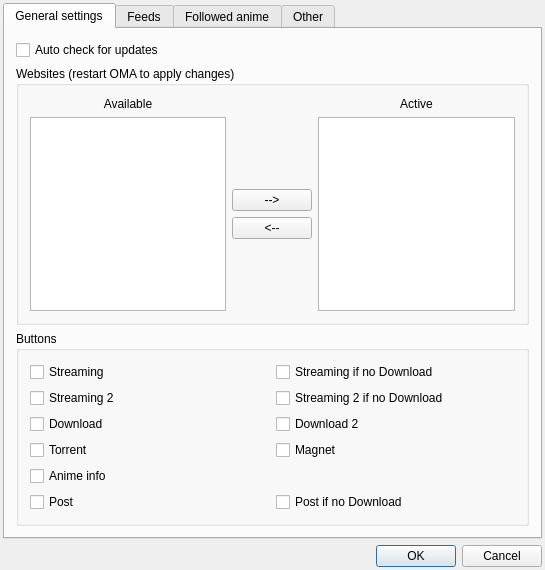
<?xml version="1.0" encoding="UTF-8"?>
<ui version="4.0">
 <class>PrefWindow</class>
 <widget class="QDialog" name="PrefWindow">
  <property name="windowModality">
   <enum>Qt::ApplicationModal</enum>
  </property>
  <property name="geometry">
   <rect>
    <x>0</x>
    <y>0</y>
    <width>545</width>
    <height>518</height>
   </rect>
  </property>
  <property name="windowTitle">
   <string>Preferences</string>
  </property>
  <property name="windowIcon">
   <iconset resource="../MainWindow.qrc">
    <normaloff>:/MainWindow/resources/icon.ico</normaloff>:/MainWindow/resources/icon.ico</iconset>
  </property>
  <layout class="QVBoxLayout" name="verticalLayout_6">
   <property name="leftMargin">
    <number>3</number>
   </property>
   <property name="topMargin">
    <number>3</number>
   </property>
   <property name="rightMargin">
    <number>3</number>
   </property>
   <property name="bottomMargin">
    <number>3</number>
   </property>
   <item>
    <widget class="QTabWidget" name="tabWidget">
     <property name="currentIndex">
      <number>0</number>
     </property>
     <widget class="QWidget" name="generalTab">
      <attribute name="title">
       <string>General settings</string>
      </attribute>
      <layout class="QVBoxLayout" name="verticalLayout_2">
       <item>
        <widget class="QCheckBox" name="updateCheckBox">
         <property name="text">
          <string>Auto check for updates</string>
         </property>
        </widget>
       </item>
       <item>
        <widget class="QGroupBox" name="websitesGroupBox">
         <property name="sizePolicy">
          <sizepolicy hsizetype="Preferred" vsizetype="MinimumExpanding">
           <horstretch>0</horstretch>
           <verstretch>0</verstretch>
          </sizepolicy>
         </property>
         <property name="title">
          <string>Websites (restart OMA to apply changes)</string>
         </property>
         <layout class="QGridLayout" name="gridLayout_2">
          <item row="1" column="1">
           <layout class="QVBoxLayout" name="verticalLayout_3">
            <item>
             <spacer name="verticalSpacer">
              <property name="orientation">
               <enum>Qt::Vertical</enum>
              </property>
              <property name="sizeHint" stdset="0">
               <size>
                <width>20</width>
                <height>40</height>
               </size>
              </property>
             </spacer>
            </item>
            <item>
             <widget class="QPushButton" name="addWebsite">
              <property name="text">
               <string>--&gt;</string>
              </property>
             </widget>
            </item>
            <item>
             <widget class="QPushButton" name="removeWebsite">
              <property name="text">
               <string>&lt;--</string>
              </property>
             </widget>
            </item>
            <item>
             <spacer name="verticalSpacer_2">
              <property name="orientation">
               <enum>Qt::Vertical</enum>
              </property>
              <property name="sizeHint" stdset="0">
               <size>
                <width>20</width>
                <height>40</height>
               </size>
              </property>
             </spacer>
            </item>
           </layout>
          </item>
          <item row="0" column="2">
           <widget class="QLabel" name="label_2">
            <property name="text">
             <string>Active</string>
            </property>
            <property name="alignment">
             <set>Qt::AlignCenter</set>
            </property>
           </widget>
          </item>
          <item row="1" column="2">
           <widget class="QListWidget" name="activeWebsites">
            <property name="dragDropMode">
             <enum>QAbstractItemView::InternalMove</enum>
            </property>
           </widget>
          </item>
          <item row="1" column="0">
           <widget class="QTreeWidget" name="availableWebsites">
            <property name="selectionBehavior">
             <enum>QAbstractItemView::SelectItems</enum>
            </property>
            <property name="headerHidden">
             <bool>true</bool>
            </property>
            <column>
             <property name="text">
              <string>Websites</string>
             </property>
            </column>
           </widget>
          </item>
          <item row="0" column="0">
           <widget class="QLabel" name="label">
            <property name="text">
             <string>Available</string>
            </property>
            <property name="alignment">
             <set>Qt::AlignCenter</set>
            </property>
           </widget>
          </item>
         </layout>
        </widget>
       </item>
       <item>
        <widget class="QGroupBox" name="buttonsGroupBox">
         <property name="title">
          <string>Buttons</string>
         </property>
         <layout class="QGridLayout" name="gridLayout">
          <item row="5" column="0">
           <widget class="QCheckBox" name="animeInfo">
            <property name="text">
             <string>Anime info</string>
            </property>
           </widget>
          </item>
          <item row="6" column="0">
           <widget class="QCheckBox" name="post">
            <property name="toolTip">
             <string>Opens the page you would reach in the website.</string>
            </property>
            <property name="text">
             <string>Post</string>
            </property>
           </widget>
          </item>
          <item row="3" column="1">
           <widget class="QCheckBox" name="download2">
            <property name="toolTip">
             <string>Only some websites</string>
            </property>
            <property name="text">
             <string>Download 2</string>
            </property>
           </widget>
          </item>
          <item row="3" column="0">
           <widget class="QCheckBox" name="download">
            <property name="text">
             <string>Download</string>
            </property>
           </widget>
          </item>
          <item row="0" column="1">
           <widget class="QCheckBox" name="streamingIfNoDownload">
            <property name="styleSheet">
             <string notr="true"/>
            </property>
            <property name="text">
             <string>Streaming if no Download</string>
            </property>
           </widget>
          </item>
          <item row="0" column="0">
           <widget class="QCheckBox" name="streaming">
            <property name="text">
             <string>Streaming</string>
            </property>
           </widget>
          </item>
          <item row="2" column="1">
           <widget class="QCheckBox" name="streaming2IfNoDownload">
            <property name="toolTip">
             <string>Only some websites</string>
            </property>
            <property name="text">
             <string>Streaming 2 if no Download</string>
            </property>
           </widget>
          </item>
          <item row="6" column="1">
           <widget class="QCheckBox" name="postIfNoDownload">
            <property name="styleSheet">
             <string notr="true"/>
            </property>
            <property name="text">
             <string>Post if no Download</string>
            </property>
           </widget>
          </item>
          <item row="2" column="0">
           <widget class="QCheckBox" name="streaming2">
            <property name="toolTip">
             <string>Only some websites</string>
            </property>
            <property name="text">
             <string>Streaming 2</string>
            </property>
           </widget>
          </item>
          <item row="4" column="1">
           <widget class="QCheckBox" name="magnet">
            <property name="text">
             <string>Magnet</string>
            </property>
           </widget>
          </item>
          <item row="4" column="0">
           <widget class="QCheckBox" name="torrent">
            <property name="text">
             <string>Torrent</string>
            </property>
           </widget>
          </item>
         </layout>
        </widget>
       </item>
      </layout>
     </widget>
     <widget class="QWidget" name="feedTab">
      <attribute name="title">
       <string>Feeds</string>
      </attribute>
      <layout class="QVBoxLayout" name="verticalLayout_7">
       <item>
        <widget class="QListWidget" name="feedListWidget"/>
       </item>
       <item>
        <layout class="QHBoxLayout" name="horizontalLayout_5">
         <item>
          <widget class="QPushButton" name="addFeed">
           <property name="text">
            <string>Add feed</string>
           </property>
          </widget>
         </item>
         <item>
          <widget class="QPushButton" name="removeFeed">
           <property name="text">
            <string>Remove selected</string>
           </property>
          </widget>
         </item>
         <item>
          <spacer name="rssHorizontalSpacer">
           <property name="orientation">
            <enum>Qt::Horizontal</enum>
           </property>
           <property name="sizeHint" stdset="0">
            <size>
             <width>40</width>
             <height>20</height>
            </size>
           </property>
          </spacer>
         </item>
        </layout>
       </item>
      </layout>
     </widget>
     <widget class="QWidget" name="followedTab">
      <attribute name="title">
       <string>Followed anime</string>
      </attribute>
      <layout class="QVBoxLayout" name="verticalLayout_4">
       <item>
        <widget class="QListWidget" name="followedListWidget">
         <property name="dragDropMode">
          <enum>QAbstractItemView::InternalMove</enum>
         </property>
         <property name="selectionMode">
          <enum>QAbstractItemView::SingleSelection</enum>
         </property>
         <property name="verticalScrollMode">
          <enum>QAbstractItemView::ScrollPerPixel</enum>
         </property>
        </widget>
       </item>
       <item>
        <layout class="QHBoxLayout" name="horizontalLayout">
         <item>
          <widget class="QPushButton" name="addFollowed">
           <property name="text">
            <string>Add anime/keyword</string>
           </property>
          </widget>
         </item>
         <item>
          <widget class="QPushButton" name="removeFollowed">
           <property name="text">
            <string>Remove selected</string>
           </property>
          </widget>
         </item>
         <item>
          <spacer name="followedHorizontalSpacer">
           <property name="orientation">
            <enum>Qt::Horizontal</enum>
           </property>
           <property name="sizeHint" stdset="0">
            <size>
             <width>40</width>
             <height>20</height>
            </size>
           </property>
          </spacer>
         </item>
        </layout>
       </item>
       <item>
        <widget class="QLabel" name="label_3">
         <property name="text">
          <string>&lt;html&gt;&lt;head/&gt;&lt;body&gt;&lt;p&gt;You can add the name of an anime or a keyword (for example &lt;span style=&quot; font-style:italic;&quot;&gt;movie&lt;/span&gt; to highlight movies).&lt;/p&gt;&lt;p&gt;Names are case insensitive. Two blank spaces will be added at begging and at the end of the episode name on checking for corrispondence.&lt;/p&gt;&lt;p&gt;If &lt;span style=&quot; font-style:italic;&quot;&gt;Regex&lt;/span&gt; is not enabled, letters with accents are ignored and only these special characters are allowed:&lt;br/&gt;- _ &amp;amp; [ ]&lt;/p&gt;&lt;/body&gt;&lt;/html&gt;</string>
         </property>
         <property name="textFormat">
          <enum>Qt::RichText</enum>
         </property>
         <property name="wordWrap">
          <bool>true</bool>
         </property>
        </widget>
       </item>
      </layout>
     </widget>
     <widget class="QWidget" name="otherTab">
      <attribute name="title">
       <string>Other</string>
      </attribute>
      <layout class="QVBoxLayout" name="verticalLayout">
       <item>
        <widget class="QGroupBox" name="groupBox_3">
         <property name="title">
          <string>AniDex</string>
         </property>
         <layout class="QHBoxLayout" name="horizontalLayout_3">
          <item>
           <widget class="QLabel" name="AniDexLabel">
            <property name="text">
             <string>Search url:</string>
            </property>
           </widget>
          </item>
          <item>
           <widget class="QLineEdit" name="AniDexUrl"/>
          </item>
         </layout>
        </widget>
       </item>
       <item>
        <widget class="QGroupBox" name="groupBox">
         <property name="title">
          <string>Torrent download</string>
         </property>
         <layout class="QVBoxLayout" name="verticalLayout_5">
          <item>
           <widget class="QCheckBox" name="downloadTorrents">
            <property name="text">
             <string>Direct download torrent files</string>
            </property>
           </widget>
          </item>
          <item>
           <layout class="QHBoxLayout" name="horizontalLayout_2">
            <item>
             <widget class="QLabel" name="torrentsLabel">
              <property name="text">
               <string>Download to:</string>
              </property>
             </widget>
            </item>
            <item>
             <widget class="QLineEdit" name="torrentsDir"/>
            </item>
            <item>
             <widget class="QToolButton" name="browseTorrentsDir">
              <property name="text">
               <string>...</string>
              </property>
             </widget>
            </item>
           </layout>
          </item>
         </layout>
        </widget>
       </item>
       <item>
        <widget class="QGroupBox" name="groupBox_2">
         <property name="title">
          <string>YouTube</string>
         </property>
         <layout class="QHBoxLayout" name="horizontalLayout_4">
          <item>
           <widget class="QCheckBox" name="youtubeToUmmy">
            <property name="sizePolicy">
             <sizepolicy hsizetype="Minimum" vsizetype="Preferred">
              <horstretch>0</horstretch>
              <verstretch>0</verstretch>
             </sizepolicy>
            </property>
            <property name="text">
             <string>Open YouTube videos with Ummy</string>
            </property>
           </widget>
          </item>
          <item>
           <widget class="QLabel" name="label_4">
            <property name="sizePolicy">
             <sizepolicy hsizetype="Expanding" vsizetype="Preferred">
              <horstretch>0</horstretch>
              <verstretch>0</verstretch>
             </sizepolicy>
            </property>
            <property name="cursor">
             <cursorShape>PointingHandCursor</cursorShape>
            </property>
            <property name="text">
             <string>&lt;html&gt;&lt;head/&gt;&lt;body&gt;&lt;p&gt;&lt;a href=&quot;https://videodownloader.ummy.net/&quot;&gt;&lt;span style=&quot; text-decoration: underline; color:#0000ff;&quot;&gt;https://videodownloader.ummy.net/&lt;/span&gt;&lt;/a&gt;&lt;/p&gt;&lt;/body&gt;&lt;/html&gt;</string>
            </property>
            <property name="openExternalLinks">
             <bool>true</bool>
            </property>
            <property name="textInteractionFlags">
             <set>Qt::TextBrowserInteraction</set>
            </property>
           </widget>
          </item>
         </layout>
        </widget>
       </item>
       <item>
        <spacer name="verticalSpacer_3">
         <property name="orientation">
          <enum>Qt::Vertical</enum>
         </property>
         <property name="sizeHint" stdset="0">
          <size>
           <width>20</width>
           <height>40</height>
          </size>
         </property>
        </spacer>
       </item>
      </layout>
     </widget>
    </widget>
   </item>
   <item>
    <widget class="QDialogButtonBox" name="buttonBox">
     <property name="standardButtons">
      <set>QDialogButtonBox::Cancel|QDialogButtonBox::Ok</set>
     </property>
    </widget>
   </item>
  </layout>
 </widget>
 <layoutdefault spacing="6" margin="11"/>
 <resources>
  <include location="../MainWindow.qrc"/>
 </resources>
 <connections/>
</ui>
